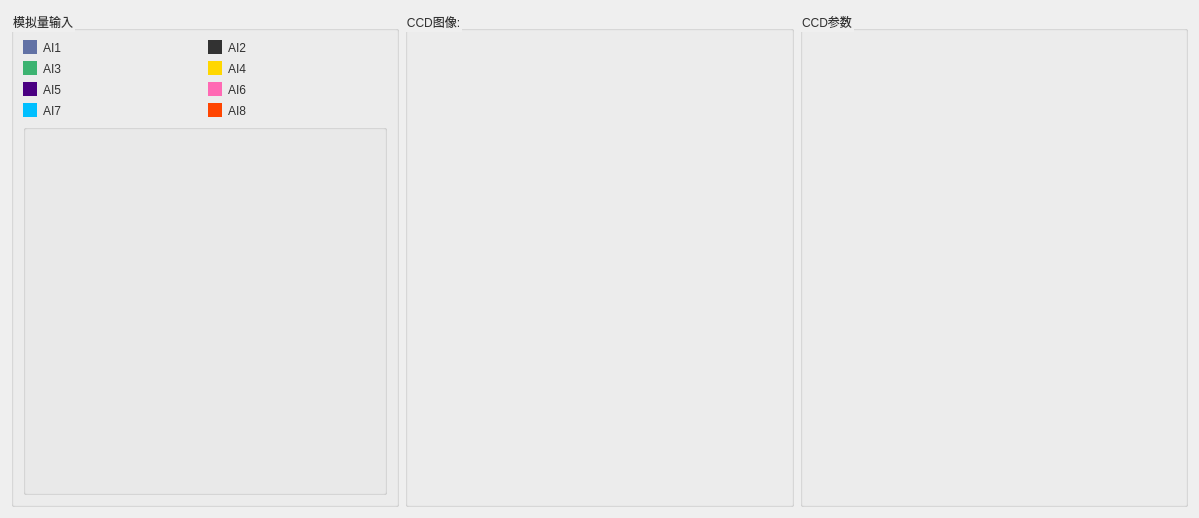
<?xml version="1.0" encoding="UTF-8"?>
<ui version="4.0">
 <class>Form</class>
 <widget class="QWidget" name="Form">
  <property name="geometry">
   <rect>
    <x>0</x>
    <y>0</y>
    <width>1199</width>
    <height>518</height>
   </rect>
  </property>
  <property name="contextMenuPolicy">
   <enum>Qt::PreventContextMenu</enum>
  </property>
  <property name="windowTitle">
   <string>Form</string>
  </property>
  <property name="styleSheet">
   <string notr="true">#styleSheet{
border: none;
margin: 0px;
}
QPushButton {
    background-repeat: no-repeat;
	border: none;
	background-color: transparent;
	text-align: center;
    color: #f8f8f2;
}
QPushButton:hover {
	background-color: #bd93f9;
}
QPushButton:pressed {
	background-color: #ff79c6;
	color: rgb(255, 255, 255);
}

QWidget{
	color: #333;
	font: 13pt &quot;Segoe UI&quot;;
}

QToolTip {
	color: #333;
	background-color: #f8f8f2;
	border: 1px solid #CCC;
	background-image: none;
	background-position: left center;
    background-repeat: no-repeat;
	border: none;
	border-left: 2px solid rgb(255, 121, 198);
	text-align: left;
	padding-left: 8px;
	margin: 0px;
}

QTableWidget {
	background-color: transparent;
	padding: 10px;
	border-radius: 5px;
	gridline-color: #9faeda;
    outline: none;
}
QTableWidget::item{
	border-color: #9faeda;
	padding-left: 5px;
	padding-right: 5px;
	gridline-color: #9faeda;
}
QTableWidget::item:selected{
	background-color: rgb(189, 147, 249);
    color: #f8f8f2;
}
QHeaderView::section{
	background-color: #6272a4;
	max-width: 30px;
	border: none;
	border-style: none;
}
QTableWidget::horizontalHeader {
	background-color: #6272a4;
}
QHeaderView::section:horizontal
{
    border: 1px solid #6272a4;
	background-color: #6272a4;
	padding: 3px;
	border-top-left-radius: 7px;
    border-top-right-radius: 7px;
    color: #f8f8f2;
}
QHeaderView::section:vertical
{
    border: 1px solid #6272a4;
}

/* /////////////////////////////////////////////////////////////////////////////////////////////////
LineEdit */
QLineEdit {
	background-color: #6272a4;
	border-radius: 5px;
	border: 2px solid #6272a4;
	padding-left: 10px;
	selection-color: rgb(255, 255, 255);
	selection-background-color: rgb(255, 121, 198);
    color: #f8f8f2;
}
QLineEdit:hover {
	border: 2px solid rgb(64, 71, 88);
}
QLineEdit:focus {
	border: 2px solid #ff79c6;
}

/* /////////////////////////////////////////////////////////////////////////////////////////////////
PlainTextEdit */
QPlainTextEdit {
	background-color: #6272a4;
	border-radius: 5px;
	padding: 10px;
	selection-color: rgb(255, 255, 255);
	selection-background-color: rgb(255, 121, 198);
    color: #f8f8f2;
}
QPlainTextEdit  QScrollBar:vertical {
    width: 8px;
 }
QPlainTextEdit  QScrollBar:horizontal {
    height: 8px;
 }
QPlainTextEdit:hover {
	border: 2px solid rgb(64, 71, 88);
}
QPlainTextEdit:focus {
	border: 2px solid #ff79c6;
}

/* /////////////////////////////////////////////////////////////////////////////////////////////////
ScrollBars */
QScrollBar:horizontal {
    border: none;
    background: #6272a4;
    height: 8px;
    margin: 0px 21px 0 21px;
	border-radius: 0px;
}
QScrollBar::handle:horizontal {
    background: rgb(189, 147, 249);
    min-width: 25px;
	border-radius: 4px
}
QScrollBar::add-line:horizontal {
    border: none;
    background: #6272a4;
    width: 20px;
	border-top-right-radius: 4px;
    border-bottom-right-radius: 4px;
    subcontrol-position: right;
    subcontrol-origin: margin;
}
QScrollBar::sub-line:horizontal {
    border: none;
    background: #6272a4;
    width: 20px;
	border-top-left-radius: 4px;
    border-bottom-left-radius: 4px;
    subcontrol-position: left;
    subcontrol-origin: margin;
}
QScrollBar::up-arrow:horizontal, QScrollBar::down-arrow:horizontal
{
     background: none;
}
QScrollBar::add-page:horizontal, QScrollBar::sub-page:horizontal
{
     background: none;
}
 QScrollBar:vertical {
	border: none;
    background-color: #6272a4;
    width: 8px;
    margin: 21px 0 21px 0;
	border-radius: 0px;
 }
 QScrollBar::handle:vertical {
	background: rgb(189, 147, 249);
    min-height: 25px;
	border-radius: 4px
 }
 QScrollBar::add-line:vertical {
     border: none;
    background: #6272a4;
     height: 20px;
	border-bottom-left-radius: 4px;
    border-bottom-right-radius: 4px;
     subcontrol-position: bottom;
     subcontrol-origin: margin;
 }
 QScrollBar::sub-line:vertical {
	border: none;
    background: #6272a4;
     height: 20px;
	border-top-left-radius: 4px;
    border-top-right-radius: 4px;
     subcontrol-position: top;
     subcontrol-origin: margin;
 }
 QScrollBar::up-arrow:vertical, QScrollBar::down-arrow:vertical {
     background: none;
 }

 QScrollBar::add-page:vertical, QScrollBar::sub-page:vertical {
     background: none;
 }

/* /////////////////////////////////////////////////////////////////////////////////////////////////
CheckBox 
QCheckBox::indicator {
    border: 3px solid #6272a4;
	width: 15px;
	height: 15px;
	border-radius: 10px;
    background: #6272a4;
}
QCheckBox::indicator:hover {
    border: 3px solid rgb(119, 136, 187);
}
QCheckBox::indicator:checked {
    background: 3px solid #bd93f9;
	border: 3px solid #bd93f9;
	background-image: url(:/icons/images/icons/cil-check-alt.png);
}
*/
/* /////////////////////////////////////////////////////////////////////////////////////////////////
RadioButton */
QRadioButton::indicator {
    border: 3px solid #6272a4;
	width: 15px;
	height: 15px;
	border-radius: 10px;
    background: #6272a4;
}
QRadioButton::indicator:hover {
    border: 3px solid rgb(119, 136, 187);
}
QRadioButton::indicator:checked {
    background: 3px solid #bd93f9;
	border: 3px solid #bd93f9;
}

/* /////////////////////////////////////////////////////////////////////////////////////////////////
ComboBox */
QComboBox{
	background-color: #6272a4;
	border-radius: 5px;
	border: 2px solid #6272a4;
	padding: 5px;
	padding-left: 10px;
    color: #f8f8f2;
}
QComboBox:hover{
	border: 2px solid #7284b9;
}
QComboBox::drop-down {
	subcontrol-origin: padding;
	subcontrol-position: top right;
	width: 25px;
	border-left-width: 3px;
	border-left-color: #6272a4;
	border-left-style: solid;
	border-top-right-radius: 3px;
	border-bottom-right-radius: 3px;
	background-image: url(:/icons/images/icons/cil-arrow-bottom.png);
	background-position: center;
	background-repeat: no-reperat;
 }
QComboBox QAbstractItemView {
	color: rgb(255, 255, 255);
	background-color: #6272a4;
	padding: 10px;
	selection-background-color: rgb(255, 121, 198);
}

/* /////////////////////////////////////////////////////////////////////////////////////////////////
Sliders */
QSlider::groove:horizontal {
    border-radius: 5px;
    height: 10px;
	margin: 0px;
	background-color: rgb(255, 255, 255);
}
QSlider::groove:horizontal:hover {
	background-color: rgb(255, 255, 255);
}
QSlider::handle:horizontal {
    background-color: rgb(189, 147, 249);
    border: none;
    height: 10px;
    width: 10px;
    margin: 0px;
	border-radius: 5px;
}
QSlider::handle:horizontal:hover {
    background-color: rgb(195, 155, 255);
}
QSlider::handle:horizontal:pressed {
    background-color: rgb(255, 121, 198);
}

QSlider::groove:vertical {
    border-radius: 5px;
    width: 10px;
    margin: 0px;
	background-color: #6272a4;
}
QSlider::groove:vertical:hover {
	background-color: #6272a4;
}
QSlider::handle:vertical {
    background-color: rgb(189, 147, 249);
	border: none;
    height: 10px;
    width: 10px;
    margin: 0px;
	border-radius: 5px;
}
QSlider::handle:vertical:hover {
    background-color: rgb(195, 155, 255);
}
QSlider::handle:vertical:pressed {
    background-color: rgb(255, 121, 198);
}


QTabWidget {
     border: none;
}

QTabWidget {
     border: none;
}

QTabBar::tab {
    color: rgb(0, 0, 0);
}
</string>
  </property>
  <layout class="QHBoxLayout" name="horizontalLayout" stretch="1,1,1">
   <item>
    <layout class="QGridLayout" name="gridLayout_3" rowstretch="0" columnstretch="1">
     <item row="0" column="0">
      <widget class="QGroupBox" name="groupBox_6">
       <property name="title">
        <string>模拟量输入</string>
       </property>
       <layout class="QVBoxLayout" name="verticalLayout" stretch="0,1">
        <item>
         <layout class="QGridLayout" name="gridLayout">
          <item row="3" column="0">
           <widget class="QCheckBox" name="checkBox_7">
            <property name="styleSheet">
             <string notr="true">QCheckBox::indicator:checked {
    background-color: rgb(0, 191, 255); /* 选中状态背景色 */
}</string>
            </property>
            <property name="text">
             <string>AI7</string>
            </property>
            <property name="checked">
             <bool>true</bool>
            </property>
           </widget>
          </item>
          <item row="3" column="1">
           <widget class="QCheckBox" name="checkBox_8">
            <property name="styleSheet">
             <string notr="true">QCheckBox::indicator:checked {
    background-color: rgb(255, 69, 0); /* 选中状态背景色 */
}</string>
            </property>
            <property name="text">
             <string>AI8</string>
            </property>
            <property name="checked">
             <bool>true</bool>
            </property>
           </widget>
          </item>
          <item row="0" column="1">
           <widget class="QCheckBox" name="checkBox_2">
            <property name="styleSheet">
             <string notr="true">QCheckBox::indicator:checked {
    background-color: rgb(50, 50, 50); /* 选中状态背景色 */
}</string>
            </property>
            <property name="text">
             <string>AI2</string>
            </property>
            <property name="checked">
             <bool>true</bool>
            </property>
           </widget>
          </item>
          <item row="0" column="0">
           <widget class="QCheckBox" name="checkBox_1">
            <property name="styleSheet">
             <string notr="true">QCheckBox::indicator:checked {
    background-color: rgb(98, 114, 165); /* 选中状态背景色 */
}</string>
            </property>
            <property name="text">
             <string>AI1</string>
            </property>
            <property name="checked">
             <bool>true</bool>
            </property>
           </widget>
          </item>
          <item row="1" column="0">
           <widget class="QCheckBox" name="checkBox_3">
            <property name="styleSheet">
             <string notr="true">QCheckBox::indicator:checked {
    background-color: rgb(60, 179, 113); /* 选中状态背景色 */
}</string>
            </property>
            <property name="text">
             <string>AI3</string>
            </property>
            <property name="checked">
             <bool>true</bool>
            </property>
           </widget>
          </item>
          <item row="1" column="1">
           <widget class="QCheckBox" name="checkBox_4">
            <property name="styleSheet">
             <string notr="true">QCheckBox::indicator:checked {
    background-color: rgb(255, 215, 0); /* 选中状态背景色 */
}</string>
            </property>
            <property name="text">
             <string>AI4</string>
            </property>
            <property name="checked">
             <bool>true</bool>
            </property>
           </widget>
          </item>
          <item row="2" column="0">
           <widget class="QCheckBox" name="checkBox_5">
            <property name="styleSheet">
             <string notr="true">QCheckBox::indicator:checked {
    background-color: rgb(75, 0, 130); /* 选中状态背景色 */
}</string>
            </property>
            <property name="text">
             <string>AI5</string>
            </property>
            <property name="checked">
             <bool>true</bool>
            </property>
           </widget>
          </item>
          <item row="2" column="1">
           <widget class="QCheckBox" name="checkBox_6">
            <property name="styleSheet">
             <string notr="true">QCheckBox::indicator:checked {
    background-color: rgb(255, 105, 180); /* 选中状态背景色 */
}</string>
            </property>
            <property name="text">
             <string>AI6</string>
            </property>
            <property name="checked">
             <bool>true</bool>
            </property>
           </widget>
          </item>
         </layout>
        </item>
        <item>
         <widget class="QGroupBox" name="groupBox_waveview_1">
          <property name="minimumSize">
           <size>
            <width>0</width>
            <height>0</height>
           </size>
          </property>
          <property name="title">
           <string/>
          </property>
         </widget>
        </item>
       </layout>
      </widget>
     </item>
    </layout>
   </item>
   <item>
    <widget class="QGroupBox" name="groupBox_2">
     <property name="title">
      <string>CCD图像:</string>
     </property>
     <layout class="QHBoxLayout" name="horizontalLayout_7">
      <item>
       <widget class="QLabel" name="label">
        <property name="text">
         <string/>
        </property>
       </widget>
      </item>
     </layout>
    </widget>
   </item>
   <item>
    <widget class="QGroupBox" name="groupBox">
     <property name="title">
      <string>CCD参数</string>
     </property>
    </widget>
   </item>
  </layout>
 </widget>
 <resources>
  <include location="icon/icon.qrc"/>
 </resources>
 <connections/>
</ui>
